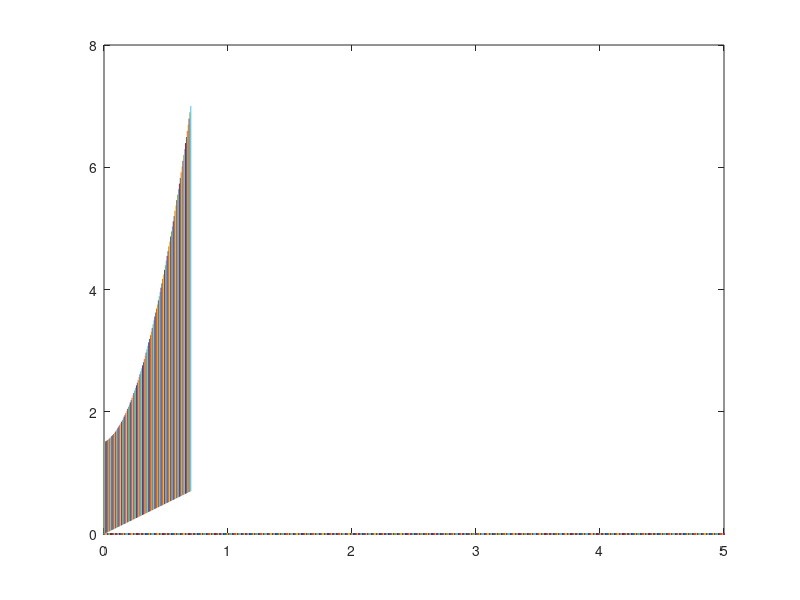

MATLAB code for this plot:
% script that simulates the throw of a ball from a height

% some constants
h0=[0 1.5];
g=[0 -9.8];
v0=[1 1];
theta = 45;

% make a time vector that divide the time interval into 1000 equally space
% intervals
t=0;
dt=0.01;

figure
plot(0:0.01:5,0);
hold on;

for n=1:100
    x = v0 * cos((pi/180)*theta)*t;
    y = h0 + ((v0 * sin((pi/180)*theta)).*t)-((1/2)*g*(t.*t));
    t=t+dt;
    plot(x,y);
end
